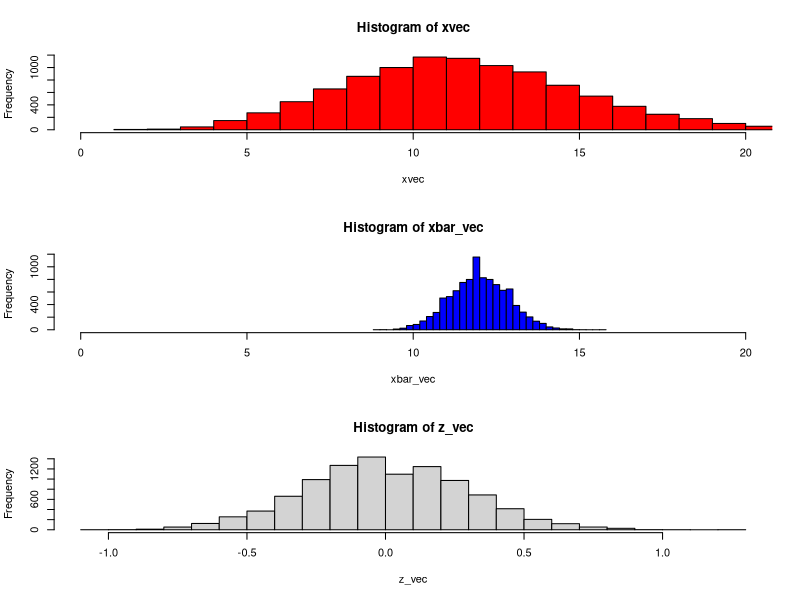

Generate this figure with R:
mu=12
#sigma=2.5
xbar_vec=c()
n=16
z_vec=c()

for (i in 1:10000){
  x=rpois(n,mu)
  xbar=mean(x)
  xbar_vec=c(xbar_vec,xbar)
  z=(xbar-mu)/(mu/sqrt(n))
  z_vec=c(z_vec,z)
}

#plot histograms

xvec=rpois(10000,mu)
par(mfrow=c(3,1))
hist(xvec,breaks=30,xlim=c(0,20), col= "red")
hist(xbar_vec,breaks=30,xlim=c(0,20), col = "blue")
hist(z_vec,breaks=30)

print(mean(xvec))
print(sd(xvec))
print(mean(xbar_vec))
print(sd(xbar_vec))
